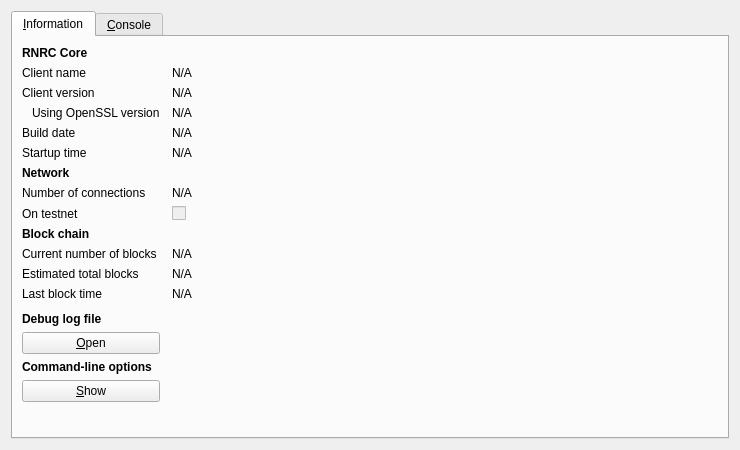
<?xml version="1.0" encoding="UTF-8"?>
<ui version="4.0">
 <class>RPCConsole</class>
 <widget class="QDialog" name="RPCConsole">
  <property name="geometry">
   <rect>
    <x>0</x>
    <y>0</y>
    <width>740</width>
    <height>450</height>
   </rect>
  </property>
  <property name="windowTitle">
   <string>RNRC - Debug window</string>
  </property>
  <layout class="QVBoxLayout" name="verticalLayout_2">
   <item>
    <widget class="QTabWidget" name="tabWidget">
     <property name="currentIndex">
      <number>0</number>
     </property>
     <widget class="QWidget" name="tab_info">
      <attribute name="title">
       <string>&amp;Information</string>
      </attribute>
      <layout class="QGridLayout" name="gridLayout" columnstretch="0,1">
       <property name="horizontalSpacing">
        <number>12</number>
       </property>
       <item row="0" column="0">
        <widget class="QLabel" name="label_9">
         <property name="font">
          <font>
           <weight>75</weight>
           <bold>true</bold>
          </font>
         </property>
         <property name="text">
          <string>RNRC Core</string>
         </property>
        </widget>
       </item>
       <item row="1" column="0">
        <widget class="QLabel" name="label_5">
         <property name="text">
          <string>Client name</string>
         </property>
        </widget>
       </item>
       <item row="1" column="1">
        <widget class="QLabel" name="clientName">
         <property name="cursor">
          <cursorShape>IBeamCursor</cursorShape>
         </property>
         <property name="text">
          <string>N/A</string>
         </property>
         <property name="textFormat">
          <enum>Qt::PlainText</enum>
         </property>
         <property name="textInteractionFlags">
          <set>Qt::LinksAccessibleByMouse|Qt::TextSelectableByKeyboard|Qt::TextSelectableByMouse</set>
         </property>
        </widget>
       </item>
       <item row="2" column="0">
        <widget class="QLabel" name="label_6">
         <property name="text">
          <string>Client version</string>
         </property>
        </widget>
       </item>
       <item row="2" column="1">
        <widget class="QLabel" name="clientVersion">
         <property name="cursor">
          <cursorShape>IBeamCursor</cursorShape>
         </property>
         <property name="text">
          <string>N/A</string>
         </property>
         <property name="textFormat">
          <enum>Qt::PlainText</enum>
         </property>
         <property name="textInteractionFlags">
          <set>Qt::LinksAccessibleByMouse|Qt::TextSelectableByKeyboard|Qt::TextSelectableByMouse</set>
         </property>
        </widget>
       </item>
       <item row="3" column="0">
        <widget class="QLabel" name="label_14">
         <property name="text">
          <string>Using OpenSSL version</string>
         </property>
         <property name="indent">
          <number>10</number>
         </property>
        </widget>
       </item>
       <item row="3" column="1">
        <widget class="QLabel" name="openSSLVersion">
         <property name="cursor">
          <cursorShape>IBeamCursor</cursorShape>
         </property>
         <property name="text">
          <string>N/A</string>
         </property>
         <property name="textFormat">
          <enum>Qt::PlainText</enum>
         </property>
         <property name="textInteractionFlags">
          <set>Qt::LinksAccessibleByMouse|Qt::TextSelectableByKeyboard|Qt::TextSelectableByMouse</set>
         </property>
        </widget>
       </item>
       <item row="4" column="0">
        <widget class="QLabel" name="label_12">
         <property name="text">
          <string>Build date</string>
         </property>
        </widget>
       </item>
       <item row="4" column="1">
        <widget class="QLabel" name="buildDate">
         <property name="cursor">
          <cursorShape>IBeamCursor</cursorShape>
         </property>
         <property name="text">
          <string>N/A</string>
         </property>
         <property name="textFormat">
          <enum>Qt::PlainText</enum>
         </property>
         <property name="textInteractionFlags">
          <set>Qt::LinksAccessibleByMouse|Qt::TextSelectableByKeyboard|Qt::TextSelectableByMouse</set>
         </property>
        </widget>
       </item>
       <item row="5" column="0">
        <widget class="QLabel" name="label_13">
         <property name="text">
          <string>Startup time</string>
         </property>
        </widget>
       </item>
       <item row="5" column="1">
        <widget class="QLabel" name="startupTime">
         <property name="cursor">
          <cursorShape>IBeamCursor</cursorShape>
         </property>
         <property name="text">
          <string>N/A</string>
         </property>
         <property name="textFormat">
          <enum>Qt::PlainText</enum>
         </property>
         <property name="textInteractionFlags">
          <set>Qt::LinksAccessibleByMouse|Qt::TextSelectableByKeyboard|Qt::TextSelectableByMouse</set>
         </property>
        </widget>
       </item>
       <item row="6" column="0">
        <widget class="QLabel" name="label_11">
         <property name="font">
          <font>
           <weight>75</weight>
           <bold>true</bold>
          </font>
         </property>
         <property name="text">
          <string>Network</string>
         </property>
        </widget>
       </item>
       <item row="7" column="0">
        <widget class="QLabel" name="label_7">
         <property name="text">
          <string>Number of connections</string>
         </property>
        </widget>
       </item>
       <item row="7" column="1">
        <widget class="QLabel" name="numberOfConnections">
         <property name="cursor">
          <cursorShape>IBeamCursor</cursorShape>
         </property>
         <property name="text">
          <string>N/A</string>
         </property>
         <property name="textFormat">
          <enum>Qt::PlainText</enum>
         </property>
         <property name="textInteractionFlags">
          <set>Qt::LinksAccessibleByMouse|Qt::TextSelectableByKeyboard|Qt::TextSelectableByMouse</set>
         </property>
        </widget>
       </item>
       <item row="8" column="0">
        <widget class="QLabel" name="label_8">
         <property name="text">
          <string>On testnet</string>
         </property>
        </widget>
       </item>
       <item row="8" column="1">
        <widget class="QCheckBox" name="isTestNet">
         <property name="enabled">
          <bool>false</bool>
         </property>
         <property name="text">
          <string/>
         </property>
        </widget>
       </item>
       <item row="9" column="0">
        <widget class="QLabel" name="label_10">
         <property name="font">
          <font>
           <weight>75</weight>
           <bold>true</bold>
          </font>
         </property>
         <property name="text">
          <string>Block chain</string>
         </property>
        </widget>
       </item>
       <item row="10" column="0">
        <widget class="QLabel" name="label_3">
         <property name="text">
          <string>Current number of blocks</string>
         </property>
        </widget>
       </item>
       <item row="10" column="1">
        <widget class="QLabel" name="numberOfBlocks">
         <property name="cursor">
          <cursorShape>IBeamCursor</cursorShape>
         </property>
         <property name="text">
          <string>N/A</string>
         </property>
         <property name="textFormat">
          <enum>Qt::PlainText</enum>
         </property>
         <property name="textInteractionFlags">
          <set>Qt::LinksAccessibleByMouse|Qt::TextSelectableByKeyboard|Qt::TextSelectableByMouse</set>
         </property>
        </widget>
       </item>
       <item row="11" column="0">
        <widget class="QLabel" name="label_4">
         <property name="text">
          <string>Estimated total blocks</string>
         </property>
        </widget>
       </item>
       <item row="11" column="1">
        <widget class="QLabel" name="totalBlocks">
         <property name="cursor">
          <cursorShape>IBeamCursor</cursorShape>
         </property>
         <property name="text">
          <string>N/A</string>
         </property>
         <property name="textFormat">
          <enum>Qt::PlainText</enum>
         </property>
         <property name="textInteractionFlags">
          <set>Qt::LinksAccessibleByMouse|Qt::TextSelectableByKeyboard|Qt::TextSelectableByMouse</set>
         </property>
        </widget>
       </item>
       <item row="12" column="0">
        <widget class="QLabel" name="label_2">
         <property name="text">
          <string>Last block time</string>
         </property>
        </widget>
       </item>
       <item row="12" column="1">
        <widget class="QLabel" name="lastBlockTime">
         <property name="cursor">
          <cursorShape>IBeamCursor</cursorShape>
         </property>
         <property name="text">
          <string>N/A</string>
         </property>
         <property name="textFormat">
          <enum>Qt::PlainText</enum>
         </property>
         <property name="textInteractionFlags">
          <set>Qt::LinksAccessibleByMouse|Qt::TextSelectableByKeyboard|Qt::TextSelectableByMouse</set>
         </property>
        </widget>
       </item>
       <item row="13" column="0">
        <spacer name="verticalSpacer_2">
         <property name="orientation">
          <enum>Qt::Vertical</enum>
         </property>
         <property name="sizeHint" stdset="0">
          <size>
           <width>20</width>
           <height>20</height>
          </size>
         </property>
        </spacer>
       </item>
       <item row="14" column="0">
        <widget class="QLabel" name="labelDebugLogfile">
         <property name="font">
          <font>
           <weight>75</weight>
           <bold>true</bold>
          </font>
         </property>
         <property name="text">
          <string>Debug log file</string>
         </property>
        </widget>
       </item>
       <item row="15" column="0">
        <widget class="QPushButton" name="openDebugLogfileButton">
         <property name="toolTip">
          <string>Open the RNRC debug log file from the current data directory. This can take a few seconds for large log files.</string>
         </property>
         <property name="text">
          <string>&amp;Open</string>
         </property>
         <property name="autoDefault">
          <bool>false</bool>
         </property>
        </widget>
       </item>
       <item row="16" column="0">
        <widget class="QLabel" name="labelCLOptions">
         <property name="font">
          <font>
           <weight>75</weight>
           <bold>true</bold>
          </font>
         </property>
         <property name="text">
          <string>Command-line options</string>
         </property>
        </widget>
       </item>
       <item row="17" column="0">
        <widget class="QPushButton" name="showCLOptionsButton">
         <property name="toolTip">
          <string>Show the RNRC-Qt help message to get a list with possible RNRC command-line options.</string>
         </property>
         <property name="text">
          <string>&amp;Show</string>
         </property>
         <property name="autoDefault">
          <bool>false</bool>
         </property>
        </widget>
       </item>
       <item row="18" column="0">
        <spacer name="verticalSpacer">
         <property name="orientation">
          <enum>Qt::Vertical</enum>
         </property>
         <property name="sizeHint" stdset="0">
          <size>
           <width>20</width>
           <height>40</height>
          </size>
         </property>
        </spacer>
       </item>
      </layout>
     </widget>
     <widget class="QWidget" name="tab_console">
      <attribute name="title">
       <string>&amp;Console</string>
      </attribute>
      <layout class="QVBoxLayout" name="verticalLayout_3">
       <property name="spacing">
        <number>3</number>
       </property>
       <item>
        <widget class="QTextEdit" name="messagesWidget">
         <property name="minimumSize">
          <size>
           <width>0</width>
           <height>100</height>
          </size>
         </property>
         <property name="readOnly">
          <bool>true</bool>
         </property>
         <property name="tabKeyNavigation" stdset="0">
          <bool>false</bool>
         </property>
         <property name="columnCount" stdset="0">
          <number>2</number>
         </property>
        </widget>
       </item>
       <item>
        <layout class="QHBoxLayout" name="horizontalLayout">
         <property name="spacing">
          <number>3</number>
         </property>
         <item>
          <widget class="QLabel" name="label">
           <property name="text">
            <string notr="true">&gt;</string>
           </property>
          </widget>
         </item>
         <item>
          <widget class="QLineEdit" name="lineEdit"/>
         </item>
         <item>
          <widget class="QPushButton" name="clearButton">
           <property name="maximumSize">
            <size>
             <width>24</width>
             <height>24</height>
            </size>
           </property>
           <property name="toolTip">
            <string>Clear console</string>
           </property>
           <property name="text">
            <string/>
           </property>
           <property name="icon">
            <iconset resource="../bitcoin.qrc">
             <normaloff>:/icons/remove</normaloff>:/icons/remove</iconset>
           </property>
           <property name="shortcut">
            <string notr="true">Ctrl+L</string>
           </property>
           <property name="autoDefault">
            <bool>false</bool>
           </property>
          </widget>
         </item>
        </layout>
       </item>
      </layout>
     </widget>
    </widget>
   </item>
  </layout>
 </widget>
 <resources>
  <include location="../bitcoin.qrc"/>
 </resources>
 <connections/>
</ui>
